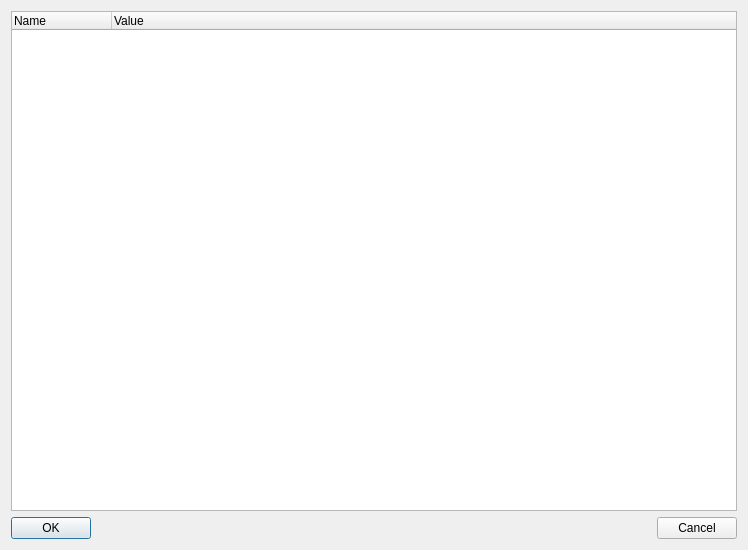
<?xml version="1.0" encoding="UTF-8"?>
<ui version="4.0">
 <class>GUIRadiossResultRequestDialog</class>
 <widget class="QDialog" name="GUIRadiossResultRequestDialog">
  <property name="geometry">
   <rect>
    <x>0</x>
    <y>0</y>
    <width>748</width>
    <height>550</height>
   </rect>
  </property>
  <property name="windowTitle">
   <string>Result Request</string>
  </property>
  <layout class="QGridLayout" name="gridLayout">
   <item row="0" column="0">
    <widget class="QTreeWidget" name="treeWidget">
     <property name="columnCount">
      <number>2</number>
     </property>
     <column>
      <property name="text">
       <string>Name</string>
      </property>
     </column>
     <column>
      <property name="text">
       <string>Value</string>
      </property>
     </column>
    </widget>
   </item>
   <item row="1" column="0">
    <layout class="QHBoxLayout" name="horizontalLayout">
     <item>
      <widget class="QPushButton" name="pushButton_OK">
       <property name="text">
        <string>OK</string>
       </property>
      </widget>
     </item>
     <item>
      <spacer name="horizontalSpacer">
       <property name="orientation">
        <enum>Qt::Horizontal</enum>
       </property>
       <property name="sizeHint" stdset="0">
        <size>
         <width>40</width>
         <height>20</height>
        </size>
       </property>
      </spacer>
     </item>
     <item>
      <widget class="QPushButton" name="pushButton_Cancel">
       <property name="text">
        <string>Cancel</string>
       </property>
      </widget>
     </item>
    </layout>
   </item>
  </layout>
 </widget>
 <resources/>
 <connections/>
</ui>
